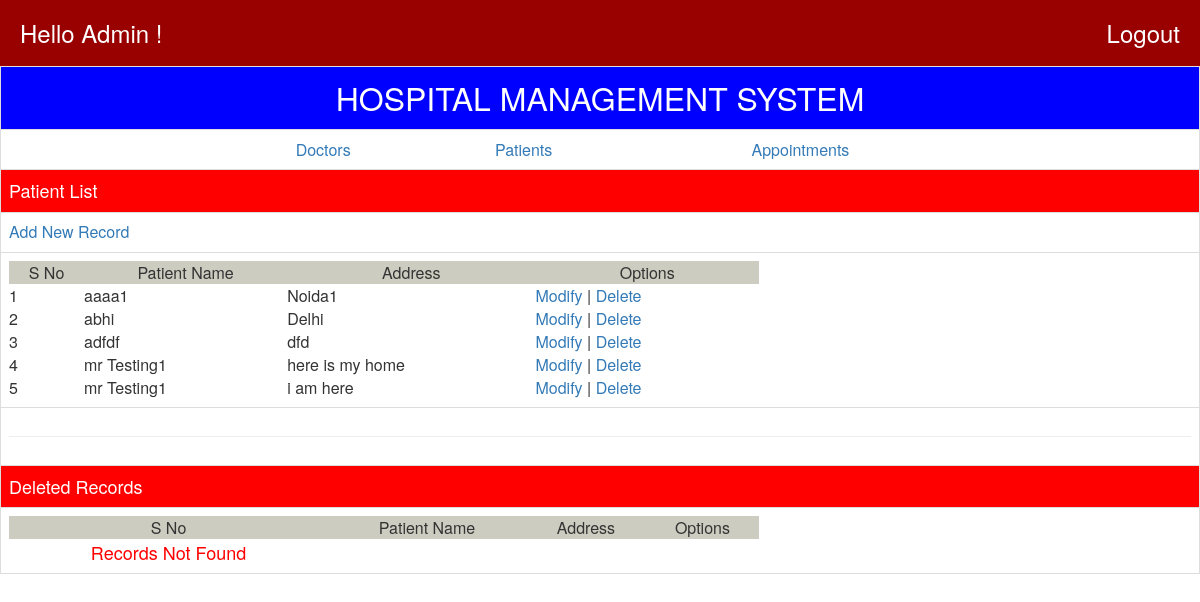
Page /PDEL.php on the committed database.
### tables this page shows
CREATE TABLE IF NOT EXISTS `patient` (
  `pno` int(11) NOT NULL AUTO_INCREMENT,
  `pname` varchar(30) NOT NULL,
  `paddr` varchar(30) NOT NULL,
  `psex` varchar(1) NOT NULL,
  `pshow` varchar(1) NOT NULL DEFAULT 'Y',
  PRIMARY KEY (`pno`)
);

### PDEL.php (the view, shortened to what this page needs)
<?php require('connection.php');?>
<html>
 <head>
 <link rel="stylesheet" href="css/bootstrap.css"/>
 </head>
 <body>
<table class="table table-bordered">
<tr bgcolor=blue><td align=center><font SIZE=6 color=white>HOSPITAL
MANAGEMENT SYSTEM</font></td></tr>
<tr><td><table align=center width=750 cellspacing=0 cellpadding=5>
<tr><td align=center><a href=dlist.php>Doctors</td><td align=center><a
href=plist.php>Patients</td><td align=center><a
href=alist.php>Appointments</td>
</table></td></tr>
<tr bgcolor=red><td ><font size=4 color=white>Patient
List</font></td></tr>
<tr><td><a href=dadd.php>Add New Record</a></td></tr>
<tr><td><table width=750 cellspacing=0 cellpadding=5>
<tr bgcolor=#ccccc><td align=center>S No</td><td align=center>Patient
Name</td><td align=center>Address</td><td
align=center>Options</td></tr>
<?php
$rs1=mysql_query("SELECT * from patient where pshow='Y' order by
pname;");
$sno=1;
while( $row=mysql_fetch_array($rs1)) {
 echo "<tr><td>$sno</td><td>$row[1]</td><td>$row[2]</td><td><a
href=pmod.php?rno=".$row[0].">Modify</a> | <a
href=pdel.php?rno=".$row[0].">Delete</a></td></tr>";
 $sno++;
}
?>
</table></td></tr>
<tr><td align=center><hr></td></tr>
<tr bgcolor=red><td><font size=4 color=white>Deleted
Records</font></td></tr>
<tr><td><table width=750 cellspacing=0 cellpadding=5>
<tr bgcolor=#ccccc><td align=center>S No</td><td align=center>Patient
Name</td><td align=center>Address</td><td
align=center>Options</td></tr>
<?php
$sno=1;
if ($sno==1) echo "<tr><td align=center><font size=4 color=red>Records
Not Found</font></td></tr>";
?>
</table></td></tr>
</table>
</body>
</html>

### rows in the picture
patient: pname "aaaa1", paddr "Noida1"
patient: pname "abhi", paddr "Delhi"
patient: pname "adfdf", paddr "dfd"
patient: pname "mr Testing1", paddr "here is my home"
patient: pname "mr Testing1", paddr "i am here"
